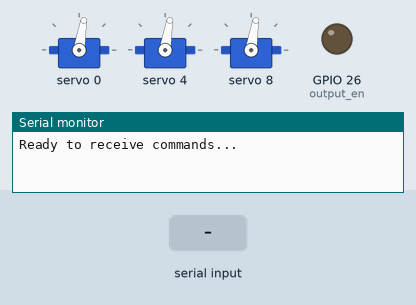
The sketch below on a simulated ESP32. Parts: 3 × servo, output pins drawn as LEDs (lit = HIGH), the last lines printed to the serial monitor. The test bench sets the inputs (shaded band).

Above: at 1.2 s.
1.3 s: "90,45\n" received over Serial
At 1.7 s:
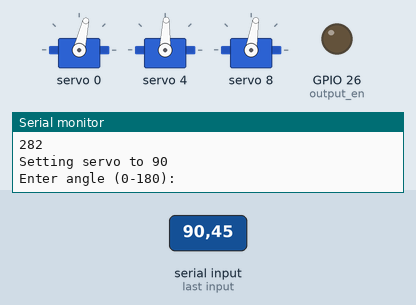
2.8 s: "30,150\n" received over Serial
At 4.0 s:
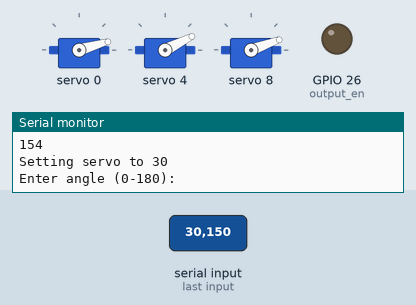
4.4 s: "5\n" received over Serial
At 5.2 s:
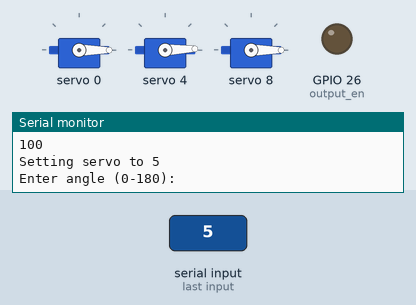
6.0 s: "90\n" received over Serial
At 7.6 s:
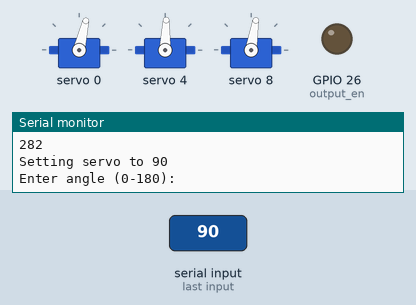
Timing chart, 0 to 8.6 s (numbered marks = the images above; inputs shaded):
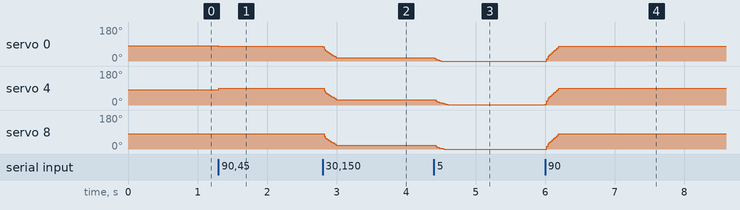

The sketch:

servo_control.ino
```cpp
#include <Adafruit_PWMServoDriver.h>
#include <Wire.h>
#include <math.h>

#define SERVO_FREQ 50  // Servo frequency
#define SERVOMIN 90   // Minimum pulse length count (out of 4096)
#define SERVOMAX 475   // Maximum pulse length count (out of 4096)

#define servo1 0
#define servo2 4
#define servo3 8

#define output_en 26

Adafruit_PWMServoDriver pwm1 = Adafruit_PWMServoDriver(0x40);
bool en = true; // Enable/Disable state

int last_angle = 90;
int step = 50;

void setup() {
  Serial.begin(9600);
  pwm1.begin();
  pwm1.setOscillatorFrequency(27000000);
  pwm1.setPWMFreq(SERVO_FREQ);  // Analog servos run at ~50 Hz updates

  pinMode(output_en, OUTPUT);

  pwm1.setPWM(servo1, 0, (SERVOMIN+SERVOMAX) /  2);
  pwm1.setPWM(servo2, 0, (SERVOMIN+SERVOMAX) /  2);
  pwm1.setPWM(servo3, 0, (SERVOMIN+SERVOMAX) /  2);

  Serial.println("Ready to receive commands...");
}

void loop() {
  // Check for serial input
  if (Serial.available()) {

    String message = Serial.readStringUntil('\n');
    message.trim();  // Remove any extra whitespace
    int angle = message.toInt();  // Convert string to integer

    // Check if the angle is valid
    if (angle >= 0 && angle <= 180) {
      interpolate(angle);  // Call function to set the servo
      last_angle = angle;  // Store the last angle
      Serial.print("Setting servo to ");
      Serial.println(angle);
    } else {
      Serial.println("Invalid angle. Please enter a value between 0 and 180.");
    }

    Serial.println("Enter angle (0-180):");
  }
}

// Function to convert angle to PWM value
int angle2pulse(int angle) {
  int servo_pwm = map(angle, 0, 180, SERVOMIN, SERVOMAX);
  return servo_pwm;
}

void interpolate(int target) {
  int last_pulse = angle2pulse(last_angle);
  int target_pulse = angle2pulse(target);

  int difference = target_pulse - last_pulse;

  for (int i=1; i<step+1; i++) {
    int pulse = last_pulse + (difference * i) / step;

    Serial.println(pulse);

    pwm1.setPWM(servo1, 0, pulse-8);  // Set PWM for the servo
    pwm1.setPWM(servo2, 0, pulse+15);  // Set PWM for the servo
    pwm1.setPWM(servo3, 0, pulse+0);  // Set PWM for the servo


    // delay(1);
  }

}
```

Measured:
- after the input at 1.3 s, servo 0: 81° → 77° at once; servo 4: 81° → 88° at once
- after the input at 2.8 s, servo 0: moves from 77° to 16° over 0.19 s, starting at once; servo 4: moves from 88° to 27° over 0.17 s, starting at once; servo 8: moves from 81° to 20° over 0.17 s, starting at once
- after the input at 4.4 s, servo 0: 16° → 0° at once; servo 4: moves from 27° to 2° over 0.17 s, starting at once; servo 8: 20° → 0° at once
- after the input at 6.0 s, servo 0: moves from 0° to 77° over 0.17 s, starting at once; servo 4: moves from 2° to 88° over 0.19 s, starting at once; servo 8: moves from 0° to 81° over 0.17 s, starting at once
